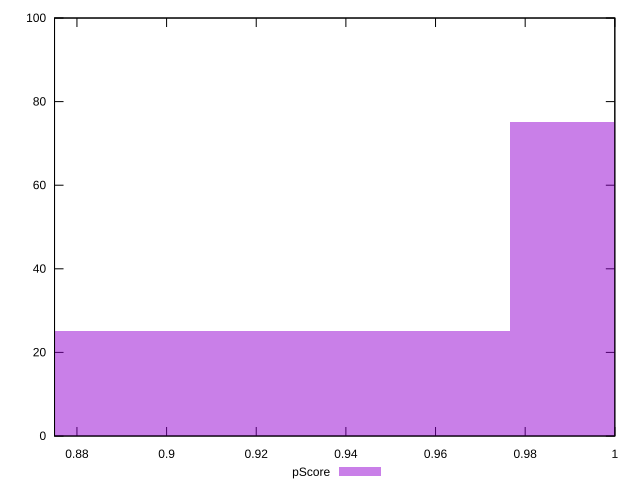

Reproduce this figure in gnuplot.
reset

$pScore <<EOF
1.0418281704255323 75
0.9115996491223408 25
EOF

set key outside below
set boxwidth 0.13022852130319154
set xrange [0.875:1]
set yrange [0:100]
set trange [0:100]
set style fill transparent solid 0.5 noborder
set terminal svg size 640, 490 enhanced background rgb 'white'
set output "report_00011_2021-02-09T10:53:21.242Z/uses-webp-images/samples/pages+cached+noadtech+nomedia+nocss/pScore/histogram.svg"

plot $pScore title "pScore" with boxes

reset
